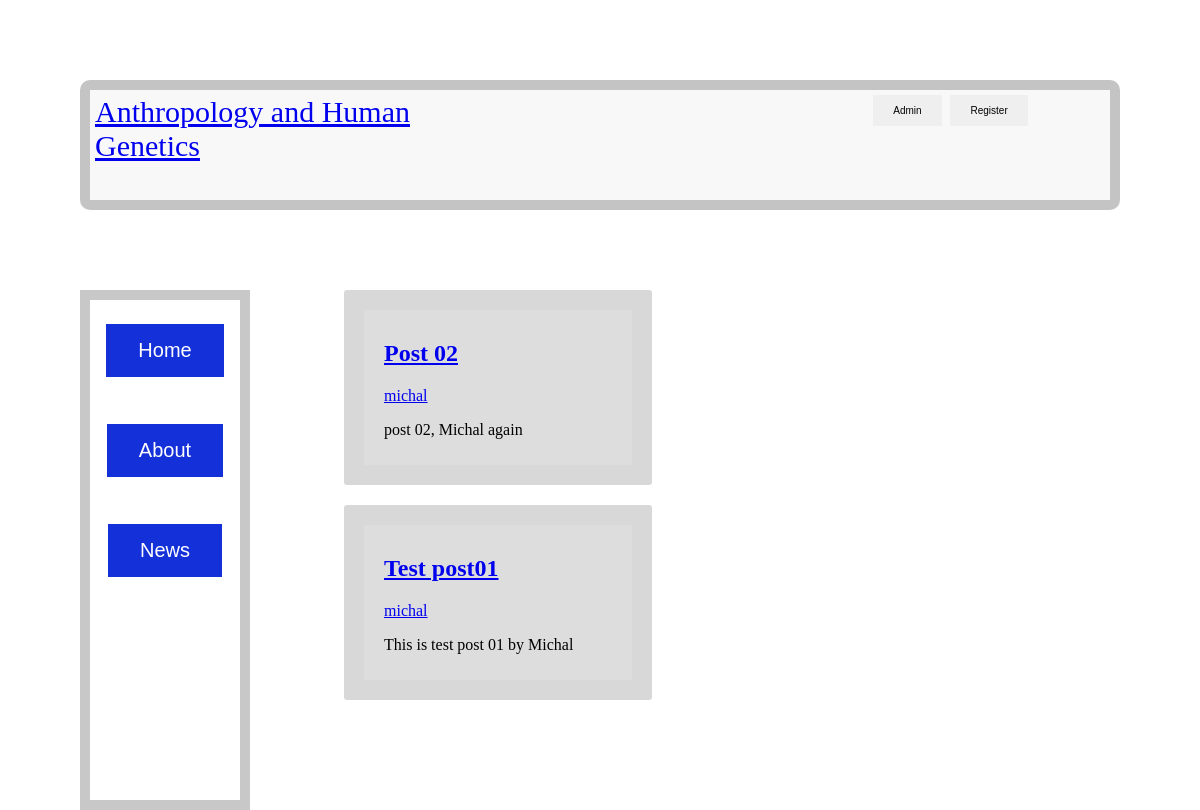
The app's page /, older data.
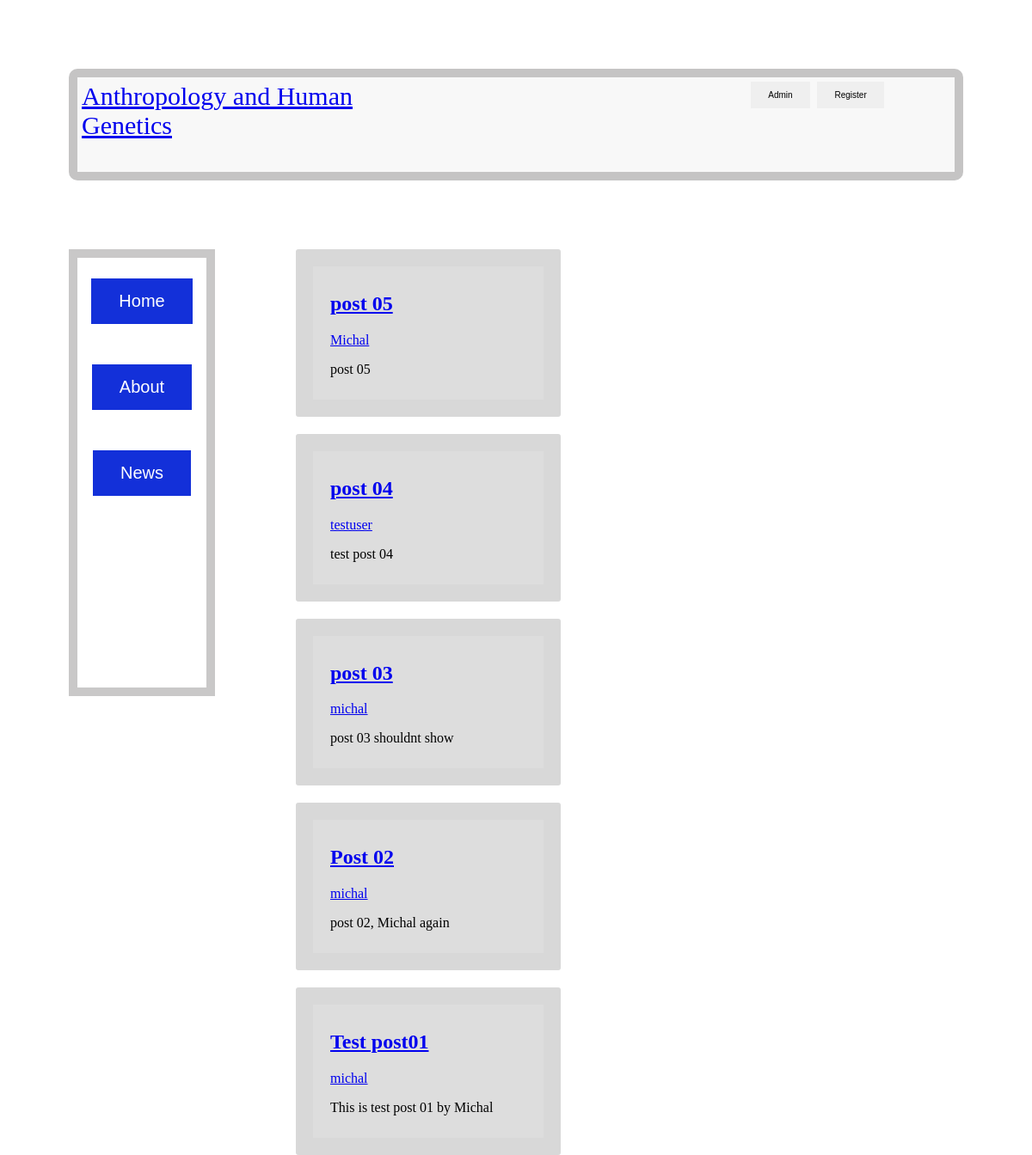
The same page, newer data.
### blog/models.py (models this page shows, shortened)
class Post(models.Model):
    title = models.CharField(max_length=200, unique=True)
    slug = models.SlugField(max_length=200, unique=True)
    author = models.ForeignKey(User, on_delete= models.CASCADE,related_name='blog_posts')
    updated_on = models.DateTimeField(auto_now= True)
    content = models.TextField()
    created_on = models.DateTimeField(auto_now_add=True)
    status = models.IntegerField(choices=STATUS, default=0)
    class Meta:
        ordering = ['-created_on']

### blog/views.py (the view)
# urls.py: path('', views.PostList.as_view(), name='blog-home'),
class PostList(generic.ListView):
    queryset = Post.objects.filter(status=1).order_by('-created_on')
    template_name = 'blog/home.html'

### blog/templates/blog/home.html (shortened to what this page needs)
{% extends "blog/base.html" %}
{% load static %}
{% block content %}
    {% for post in post_list  %}
        <article class="media content-section">
            <div class="media-body">
                <div class="article-metadata">
                    <h2><a class="article-title" href="#">{{ post.title }}</a></h2>
                </div>
                <a class="mr-2" href="#">{{ post.author }}</a>
                <p class="article-content">{{ post.content|truncatewords:20 }}</p>
            </div>
        </article>
    {% endfor %}
    <link rel="stylesheet" href="{% static "css/main02.css" %}" />
{% endblock content %}

### blog/templates/blog/base.html (shortened to what this page needs)
{% load static %}
<!DOCTYPE html>
<html>
    <link rel="stylesheet" href="{% static " css /main02.css" %}" />
    <head>
    </head>
<body class="container">
    <header class="site-header">
        <a class="navbar-title" href="{% url 'blog-home' %}">Anthropology and Human Genetics</a>
        <div class="logins">
            <a href="/admin">
                <button class="button login-button">Admin</button>
            </a>
            <a href="/#">
                <button class="button login-button">Register</button>
            </a>
        </div>
    </header>
    <main role="main" class="container02">
        <div class="row">
          <div class="col-md-8">
            {% block content %}{% endblock %}
          </div>
        </div>
     </main>
     <div class="sidenav">
        <a href="/home">
            <button class="button">Home</button>
        </a>
        <a href="/about">
            <button class="button">About</button>
        </a>
        <a href="/news">
            <button class="button">News</button>
        </a>
     </div>
</body>
</html>

### blog/static/css/main02.css (style rules this page uses)
body { display: grid; grid-template-columns: .5fr 1fr 1fr; grid-template-rows: 200px 100px 100px; gap: 10px; background: white; color: black; margin-top: 5rem; margin-right: 5rem; margin-left: 5rem; }
h1, h2, h3, h4, h5, h6 { color: #eb4034; }
.content-section { background: #dddddd; padding: 10px 20px; border: 20px solid #d8d8d8; border-radius: 3px; margin-bottom: 20px; }
.site-header { height: 100px; padding: 5px 5px; border: 10px solid #9d9b9b8b; border-radius: 10px; margin-bottom: 20px; grid-column: 1/4; grid-row: auto; background: #f8f8f8; display: grid; grid-template-columns: 1fr 1fr 1fr; grid-template-rows: 1fr 1fr; }
.logins { display: grid; grid-template-columns: 1fr 1fr 1fr; grid-template-rows: 1fr 1fr; grid-row: 1; grid-column: 3; justify-self: right; }
.navbar-title { font-size: 30px; grid-row: 1; grid-column: 1/2; }
.button.login-button { font-size: 10px; padding: 10px 20px; }
.container02 { grid-row: 2; grid-column: 2/3; margin-right: 50px; margin-left: 50px; }
.sidenav { grid-column: 1; display: grid; grid-template-columns: 1fr; grid-template-rows: 100px 100px 100px; height: 500px; width: 150px; border: 10px solid #9d9b9b8b; background: #ffffff; justify-items: center; align-items: center; row-gap: .01fr; }
.button { border: none; padding: 15px 32px; text-align: center; text-decoration: none; display: inline-block; font-size: 20px; cursor: pointer; font-style: normal; font-family: Arial; }
.sidenav .button { color: white; background-color: #1330d9; }

Row changes from the older to the newer data that the page shows:
added Post: title "post 05", author "Michal", content "post 05"
added Post: title "post 04", author "testuser", content "test post 04"
now on this page (row edited): Post: title "post 03", author "michal", content "post 03 shouldnt show"
